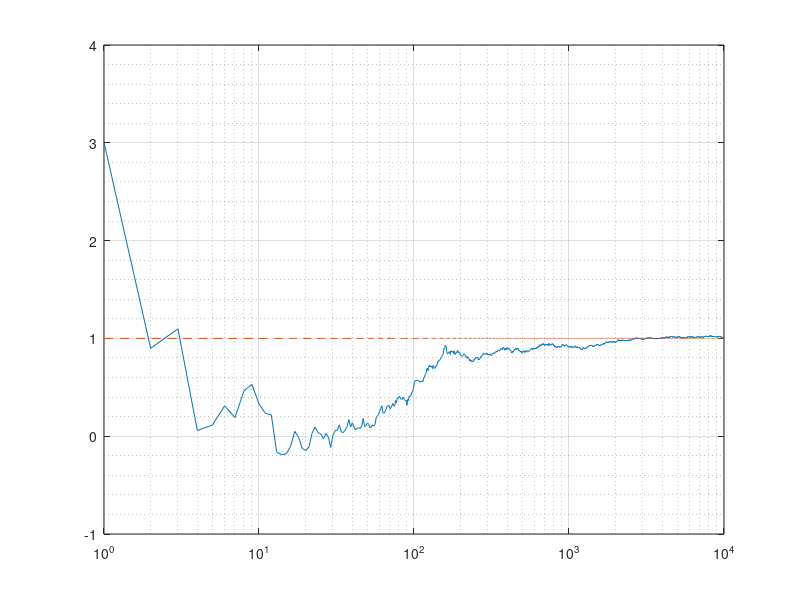
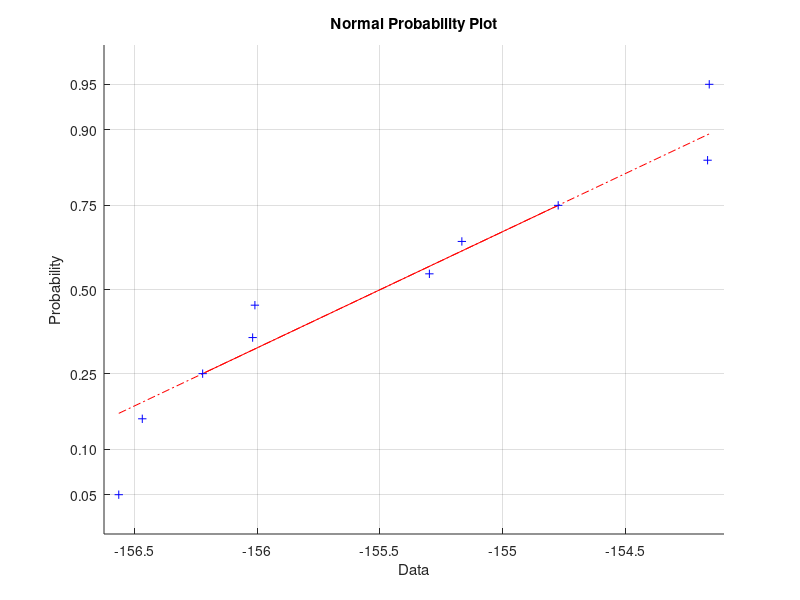
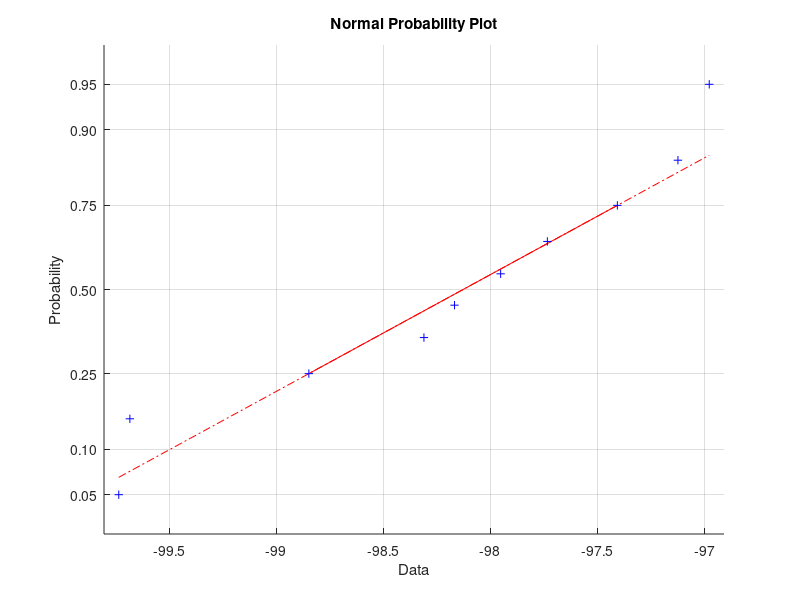
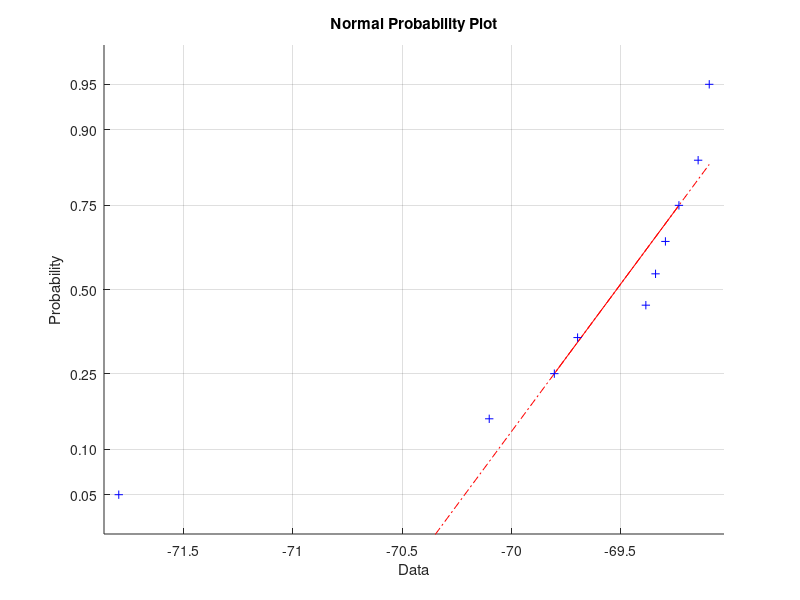

These charts were generated, in order, by the following MATLAB code: (Note: this script raises an error after producing the figures.)
%% LLN and CLT:
maxSamplesX = 1e4;
nSamplesStat = 1e1;
mu = 1;
sigma = 2;
bound = 10;
xVec = normrnd(mu, sigma, maxSamplesX, 1);
n = length(xVec);
sN = cumsum(xVec);
nVec = (1:n)';
cltVec = sqrt(n) * ( sN ./ nVec  - mu);
% LLN 
figure();
meanVec = sN ./ nVec;
plot(nVec, meanVec);
hold on;
plot(nVec, repmat(mu, 1, n), '--');
grid on;
grid minor;
set(gca,'Xscale','log');

%% CLT
maxSamplesX = 1e3;
nSamplesStat = 1e1;
mu = 1/2;
sigma = sqrt(1/12);
xMat = zeros(nSamplesStat, maxSamplesX);
errVec = zeros(maxSamplesX, 1);
% xMat = normrnd(mu, sigma, nSamplesStat, maxSamplesX);
% statMat = cumsum(xMat, 2);
% for nSamplesX = 1:maxSamplesX
%     statVec = sqrt(nSamplesX) * (statMat(:, nSamplesX) ./ nSamplesX - mu) / sigma;
%     [empF, param] = ecdf(statVec);
%     errVec(nSamplesX) = mean(abs(empF(2:end) - normcdf(param(2:end), 0, 1)));
% end
for nSamplesX = 1:maxSamplesX
    xMat(:, 1:nSamplesX) = normrnd(mu, sigma, nSamplesStat, nSamplesX); %rand(nSamplesStat, nSamplesX);
    % calculate nSamplesStat statistics for nSamplesX
    statVec = sqrt(nSamplesX) * (sum(xMat - mu, 2) ./ nSamplesX) / sigma;
    [empF, param] = ecdf(statVec);
    if (mod(nSamplesX, maxSamplesX / 10) == 0)
        figure();
        normplot(statVec);
%         pause(.001);
    end
    errVec(nSamplesX) = mean(abs(empF(2:end) - normcdf(param(2:end), 0, 1)));
end
figure();
plot((1:maxSamplesX)', errVec);
set(gca,'Xscale','log');
grid on;
grid minor;
%% intervals
alpha = .05
sampleSize = 1e4;
sigma = 4;
mu = 1;
xVec = sqrt(sigma).*normVN(sampleSize) + mu;
eEmp = mean(xVec)
varEmp = sum((xVec - eEmp).^2) ./ (sampleSize - 1)
disp('Mean interval bounds with alpha:');
tQuant = tinv(1 - alpha./2, sampleSize - 1);
leftBound = eEmp - tQuant * varEmp / sqrt(sampleSize)
rightBound = eEmp + tQuant * varEmp / sqrt(sampleSize)
disp('Variation interval bounds with 1 - alpha:');
chiQuantLeft = chi2inv((1 + alpha) ./ 2, sampleSize - 1);
chiQuantRight = chi2inv((1 - alpha) ./ 2, sampleSize - 1);

leftBound = (sampleSize - 1) * varEmp ./ chiQuantLeft
rightBound = (sampleSize - 1) * varEmp ./ chiQuantRight

%% cauchy
n = 1e3;
a = 0;
b = 1;
xVec = cauchrnd(n, a, b);
sN = cumsum(xVec);
nVec = (1:n)';
cltVec = sN ./ nVec;
figure();
plot(nVec, cltVec);
grid on;
grid minor;
figure();
[sumF, x] = ecdf(cltVec);
[baseF, x] = ecdf(xVec);
plot(y, baseF, 'Color', 'red', 'LineWidth', 3.0);
hold on;
plot(x, sumF, 'Color', 'blue', 'LineWidth', 2.0);